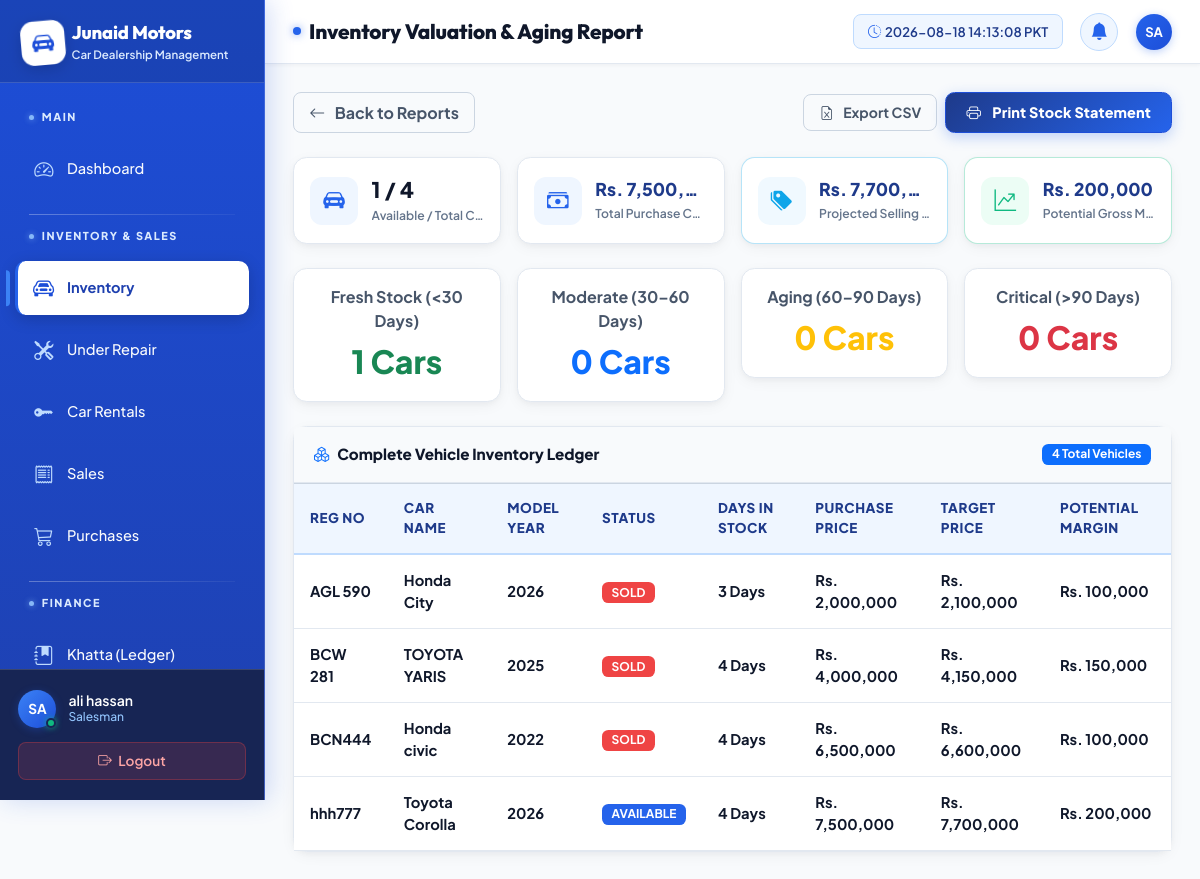
/reports/inventory/ (signed in), run on the app's committed database.
### apps/staff/models.py (models this page shows, shortened)
class StaffProfile(models.Model):
    ROLE_CHOICES = [
        ('admin', 'Admin'),
        ('manager', 'Manager'),
        ('salesman', 'Salesman'),
        ('accountant', 'Accountant'),
    ]
    user = models.OneToOneField(User, on_delete=models.CASCADE)
    role = models.CharField(max_length=20, choices=ROLE_CHOICES)
    phone = models.CharField(max_length=20)
    is_active = models.BooleanField(default=True)

### apps/inventory/models.py (models this page shows, shortened)
class Car(models.Model):
    STATUS_CHOICES = [
        ('available', 'Available'),
        ('reserved', 'Reserved'),
        ('sold', 'Sold'),
        ('under_repair', 'Under Repair'),
    ]
    name = models.CharField(max_length=200)
    model_year = models.IntegerField()
    color = models.CharField(max_length=100)
    registration_no = models.CharField(max_length=50, unique=True)
    purchase_price = models.DecimalField(max_digits=12, decimal_places=2)
    selling_price = models.DecimalField(max_digits=12, decimal_places=2)
    status = models.CharField(max_length=20, choices=STATUS_CHOICES, default='available')
    image = models.ImageField(upload_to='cars/', blank=True, null=True)
    video = models.FileField(upload_to='car_videos/', blank=True, null=True)
    entry_date = models.DateField(auto_now_add=True)
    notes = models.TextField(blank=True)
    def profit_margin(self):
        return self.selling_price - self.purchase_price
    def days_in_stock(self):
        from django.utils import timezone
        return (timezone.now().date() - self.entry_date).days

### apps/reports/views.py (the view, shortened to what this page needs)
# urls.py: path('inventory/', views.inventory_report, name='inventory_report'),
@login_required
def inventory_report(request):
    today = timezone.now().date()
    cars = Car.objects.all().order_by('-entry_date')
    available_cars = cars.filter(status='available')
    sold_cars = cars.filter(status='sold')
    reserved_cars = cars.filter(status='reserved')
    repair_cars = cars.filter(status='under_repair')
    total_purchase_val = available_cars.aggregate(Sum('purchase_price'))['purchase_price__sum'] or 0
    total_selling_val = available_cars.aggregate(Sum('selling_price'))['selling_price__sum'] or 0
    potential_profit = total_selling_val - total_purchase_val
    under_30 = 0
    days_30_60 = 0
    days_60_90 = 0
    over_90 = 0
    for car in available_cars:
        days = (today - car.entry_date).days
        if days < 30:
            under_30 += 1
        elif days <= 60:
            days_30_60 += 1
        elif days <= 90:
            days_60_90 += 1
        else:
            over_90 += 1
    context = {
        'cars': cars,
        'available_cars': available_cars,
        'total_count': cars.count(),
        'available_count': available_cars.count(),
        'sold_count': sold_cars.count(),
        'reserved_count': reserved_cars.count(),
        'repair_count': repair_cars.count(),
        'total_purchase_val': total_purchase_val,
        'total_selling_val': total_selling_val,
        'potential_profit': potential_profit,
        'under_30': under_30,
        'days_30_60': days_30_60,
        'days_60_90': days_60_90,
        'over_90': over_90,
        'today': today,
    }
    return render(request, 'reports/inventory_report.html', context)

### apps/dashboard/context_processors.py (called while the page is built)
def overdue_count(request):
    if request.user.is_authenticated:
        today = timezone.now().date()
        count = Installment.objects.filter(
            Q(status='overdue') | Q(status='pending', due_date__lt=today)
        ).count()
        return {'overdue_count': count}
    return {'overdue_count': 0}

### templates/reports/inventory_report.html (shortened to what this page needs)
{% extends 'base.html' %}
{% load humanize %}
{% block page_title %}Inventory Valuation & Aging Report{% endblock %}
{% block content %}
<div class="d-flex flex-wrap justify-content-between align-items-center gap-3 mb-4 no-print">
  <a href="{% url 'reports_home' %}" class="btn-ghost fw-bold"><i class="bi bi-arrow-left me-1"></i>Back to Reports</a>
  <div class="d-flex align-items-center gap-2">
    <a href="?export=csv" class="btn btn-sm btn-ghost fw-bold text-success" title="Download Excel CSV"><i class="bi bi-file-earmark-excel me-1"></i>Export CSV</a>
    <button onclick="window.print()" class="btn btn-sm btn-amber fw-bold"><i class="bi bi-printer me-1"></i>Print Stock Statement</button>
  </div>
</div>
<div class="row g-3 mb-4">
  <div class="col-md-3">
    <div class="stat-card">
      <div class="stat-icon"><i class="bi bi-car-front-fill"></i></div>
      <div class="stat-content">
        <div class="stat-value fw-extra-bold">{{ available_count }} / {{ total_count }}</div>
        <div class="stat-label">Available / Total Cars</div>
      </div>
    </div>
  </div>
  <div class="col-md-3">
    <div class="stat-card">
      <div class="stat-icon"><i class="bi bi-cash-stack"></i></div>
      <div class="stat-content">
        <div class="stat-value text-amount fw-extra-bold">Rs. {{ total_purchase_val|floatformat:0|intcomma }}</div>
        <div class="stat-label">Total Purchase Capital</div>
      </div>
    </div>
  </div>
  <div class="col-md-3">
    <div class="stat-card info">
      <div class="stat-icon"><i class="bi bi-tags-fill"></i></div>
      <div class="stat-content">
        <div class="stat-value text-amount fw-extra-bold text-primary">Rs. {{ total_selling_val|floatformat:0|intcomma }}</div>
        <div class="stat-label">Projected Selling Value</div>
      </div>
    </div>
  </div>
  <div class="col-md-3">
    <div class="stat-card success">
      <div class="stat-icon"><i class="bi bi-graph-up-arrow"></i></div>
      <div class="stat-content">
        <div class="stat-value text-amount text-profit fw-extra-bold">Rs. {{ potential_profit|floatformat:0|intcomma }}</div>
        <div class="stat-label">Potential Gross Margin</div>
      </div>
    </div>
  </div>
</div>
<div class="row g-3 mb-4">
  <div class="col-md-3 col-6">
    <div class="card p-3 text-center border-start border-4 border-success">
      <div class="text-muted-custom fs-7 uppercase fw-bold">Fresh Stock (<30 Days)</div>
      <div class="fs-2 fw-extra-bold text-success mt-1">{{ under_30 }} Cars</div>
    </div>
  </div>
  <div class="col-md-3 col-6">
    <div class="card p-3 text-center border-start border-4 border-primary">
      <div class="text-muted-custom fs-7 uppercase fw-bold">Moderate (30–60 Days)</div>
      <div class="fs-2 fw-extra-bold text-primary mt-1">{{ days_30_60 }} Cars</div>
    </div>
  </div>
  <div class="col-md-3 col-6">
    <div class="card p-3 text-center border-start border-4 border-warning">
      <div class="text-muted-custom fs-7 uppercase fw-bold">Aging (60–90 Days)</div>
      <div class="fs-2 fw-extra-bold text-warning mt-1">{{ days_60_90 }} Cars</div>
    </div>
  </div>
  <div class="col-md-3 col-6">
    <div class="card p-3 text-center border-start border-4 border-danger">
      <div class="text-muted-custom fs-7 uppercase fw-bold">Critical (>90 Days)</div>
      <div class="fs-2 fw-extra-bold text-danger mt-1">{{ over_90 }} Cars</div>
    </div>
  </div>
</div>
<div class="card mb-4">
  <div class="card-header d-flex justify-content-between align-items-center">
    <div><i class="bi bi-boxes me-2 text-primary"></i><span class="fw-extra-bold">Complete Vehicle Inventory Ledger</span></div>
    <span class="badge bg-primary fw-bold">{{ cars.count }} Total Vehicles</span>
  </div>
  <div class="card-body p-0">
    {% if cars %}
    <div class="table-responsive">
      <table class="table mb-0 align-middle">
        <thead>
          <tr>
            <th>Reg No</th>
            <th>Car Name</th>
            <th>Model Year</th>
            <th>Status</th>
            <th>Days in Stock</th>
            <th>Purchase Price</th>
            <th>Target Price</th>
            <th>Potential Margin</th>
          </tr>
        </thead>
        <tbody>
          {% for car in cars %}
          <tr>
            <td class="fw-extra-bold text-amber">{{ car.registration_no }}</td>
            <td class="fw-bold text-dark">{{ car.name }}</td>
            <td class="fw-bold text-dark">{{ car.model_year }}</td>
            <td>
              {% if car.status == 'available' %}
                <span class="badge badge-available">AVAILABLE</span>
              {% elif car.status == 'sold' %}
                <span class="badge badge-sold">SOLD</span>
              {% elif car.status == 'reserved' %}
                <span class="badge badge-reserved">RESERVED</span>
              {% else %}
                <span class="badge badge-repair">REPAIR</span>
              {% endif %}
            </td>
            <td class="fw-bold {% if car.days_in_stock > 60 %}text-danger{% elif car.days_in_stock > 30 %}text-warning{% else %}text-dark{% endif %}">
              {{ car.days_in_stock }} Days
            </td>
            <td class="fw-extra-bold text-dark">Rs. {{ car.purchase_price|floatformat:0|intcomma }}</td>
            <td class="fw-extra-bold text-primary">Rs. {{ car.selling_price|floatformat:0|intcomma }}</td>
            <td class="fw-extra-bold text-profit">Rs. {{ car.profit_margin|floatformat:0|intcomma }}</td>
          </tr>
          {% endfor %}
        </tbody>
      </table>
    </div>
    {% else %}
    <div class="empty-state"><i class="bi bi-inbox"></i><p>No vehicles found in inventory.</p></div>
    {% endif %}
  </div>
</div>
{% endblock %}

### templates/base.html (shortened to what this page needs)
{% load static %}
{% load humanize %}
<!DOCTYPE html>
<html lang="en" data-bs-theme="light">
<head>
  <link rel="stylesheet" href="https://cdn.jsdelivr.net/npm/bootstrap@5.3.3/dist/css/bootstrap.min.css">
  <link rel="stylesheet" href="https://cdn.jsdelivr.net/npm/bootstrap-icons@1.11.3/font/bootstrap-icons.min.css">
  <link rel="stylesheet" href="{% static 'css/tailwind.css' %}?v=12.0">
  <link rel="stylesheet" href="{% static 'css/custom.css' %}?v=12.0">
  <link rel="stylesheet" href="{% static 'css/animations.css' %}?v=12.0">
</head>
<body>
<nav id="sidebar">
  <div class="sidebar-logo">
    <div class="d-flex align-items-center gap-2">
      <div class="logo-icon-badge">
        <i class="bi bi-car-front-fill"></i>
      </div>
      <div>
        <h4>Junaid Motors</h4>
        <span>Car Dealership Management</span>
      </div>
    </div>
  </div>
  <div class="sidebar-nav">
    <span class="nav-section-label">Main</span>
    <a href="{% url 'dashboard' %}" class="sidebar-link {% if request.resolver_match.url_name == 'dashboard' %}active{% endif %}">
      <i class="bi bi-speedometer2"></i> <span>Dashboard</span>
    </a>
    <span class="nav-section-label">Inventory &amp; Sales</span>
    <a href="{% url 'inventory_list' %}" class="sidebar-link {% if 'inventory' in request.path and 'repair' not in request.path and 'rent' not in request.path %}active{% endif %}">
      <i class="bi bi-car-front"></i> <span>Inventory</span>
    </a>
    <a href="{% url 'repair_list' %}" class="sidebar-link {% if 'repair' in request.path %}active{% endif %}">
      <i class="bi bi-tools"></i> <span>Under Repair</span>
    </a>
    <a href="{% url 'rent_list' %}" class="sidebar-link {% if 'rent' in request.path %}active{% endif %}">
      <i class="bi bi-key-fill"></i> <span>Car Rentals</span>
    </a>
    <a href="{% url 'sales_list' %}" class="sidebar-link {% if 'sale' in request.path %}active{% endif %}">
      <i class="bi bi-receipt"></i> <span>Sales</span>
    </a>
    <a href="{% url 'purchase_list' %}" class="sidebar-link {% if 'purchase' in request.path %}active{% endif %}">
      <i class="bi bi-cart3"></i> <span>Purchases</span>
    </a>
    <span class="nav-section-label">Finance</span>
    <a href="{% url 'khatta_list' %}" class="sidebar-link {% if 'khatta' in request.path %}active{% endif %}">
      <i class="bi bi-journal-bookmark-fill"></i> <span>Khatta (Ledger)</span>
    </a>
  </div>
  <div class="sidebar-footer">
    <div class="user-info">
      <div class="avatar-container">
        <div class="avatar-circle">{{ request.user.username|upper|slice:":2" }}</div>
        <span class="status-indicator online"></span>
      </div>
      <div>
        <div class="user-name">{{ request.user.get_full_name|default:request.user.username }}</div>
        <div class="user-role">
          {% if request.user.staffprofile %}{{ request.user.staffprofile.get_role_display }}{% else %}Admin{% endif %}
        </div>
      </div>
    </div>
    <a href="{% url 'staff_logout' %}" class="btn-logout w-100 text-center d-block">
      <i class="bi bi-box-arrow-right me-1"></i> Logout
    </a>
  </div>
</nav>
<div id="main-content">
  <div id="top-navbar">
    <div class="d-flex align-items-center gap-3">
      <h1 class="page-title">{% block page_title %}Dashboard{% endblock %}</h1>
    </div>
    <div class="navbar-actions">
      <div id="live-clock-wrapper">
        <i class="bi bi-clock-history text-amber me-1"></i>
        <span id="live-clock"></span>
      </div>
      <a href="{% url 'installment_list' %}?status=overdue" class="notif-btn text-decoration-none" title="Notifications">
        <i class="bi bi-bell-fill"></i>
      </a>
      <div class="avatar-circle navbar-avatar" title="{{ request.user.username }}">{{ request.user.username|upper|slice:":2" }}</div>
    </div>
  </div>
  <div id="content-area">
    {% block content %}{% endblock %}
  </div>
</div>
</body>
</html>

### static/css/animations.css (style rules this page uses)
.card, .stat-card, .inventory-card, .lead-card, .form-section-card { transition: transform 0.25s cubic-bezier(0.4, 0, 0.2, 1), box-shadow 0.25s cubic-bezier(0.4, 0, 0.2, 1), border-color 0.25s ease; }
button, .btn, .btn-amber, .btn-primary, .btn-ghost, .btn-outline-amber, .quick-action-btn { transition: all 0.2s cubic-bezier(0.4, 0, 0.2, 1) !important; }
.table tbody tr { transition: background-color 0.18s ease, transform 0.18s ease; }

### data on the page
Car: registration_no "AGL 590", name "Honda City", model_year "2026", status "SOLD", days_in_stock "3", purchase_price "2,000,000", selling_price "2,100,000", profit_margin "100,000"
Car: registration_no "BCW 281", name "TOYOTA YARIS", model_year "2025", status "SOLD", days_in_stock "4", purchase_price "4,000,000", selling_price "4,150,000", profit_margin "150,000"
Car: registration_no "BCN444", name "Honda civic", model_year "2022", status "SOLD", days_in_stock "4", purchase_price "6,500,000", selling_price "6,600,000", profit_margin "100,000"
Car: registration_no "hhh777", name "Toyota Corolla", model_year "2026", status "AVAILABLE", days_in_stock "4", purchase_price "7,500,000", selling_price "7,700,000", profit_margin "200,000"

### other printed values
{{ request.user.username|upper|slice:":2" }} "SA"
{{ request.user.get_full_name|default:request.user.username }} "ali hassan"
{{ request.user.staffprofile.get_role_display }} "Salesman"
{{ available_count }} "1"
{{ total_count }} "4"
{{ total_purchase_val|floatformat:0|intcomma }} "7,500,…"
{{ total_selling_val|floatformat:0|intcomma }} "7,700,…"
{{ potential_profit|floatformat:0|intcomma }} "200,000"
{{ under_30 }} "1"
{{ days_30_60 }} "0"
{{ days_60_90 }} "0"
{{ over_90 }} "0"
{{ cars.count }} "4"
